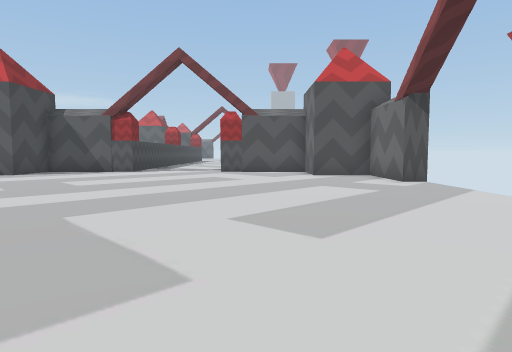
View 1 (above)

22 first-person views from a walk through a 3-D level made in the Unity game engine. The camera is 1.5 m above the floor, tilts 4° down and sees 75° across. The floor is counted in squares, 2 m on a side. Each view is taken from the middle of a square. On the plan, view 1 faces up. The plan holds only what a view shows up to about 11 squares ahead; the rest is blank. The place goes on beyond the plan. The player is left out.

View 2
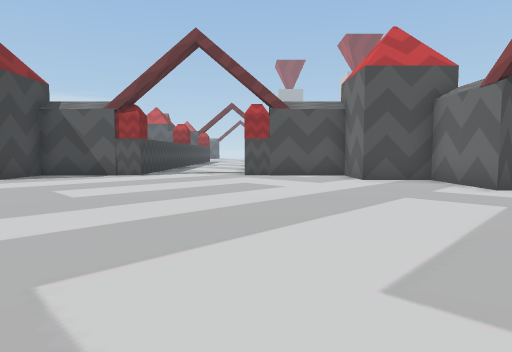

View 3
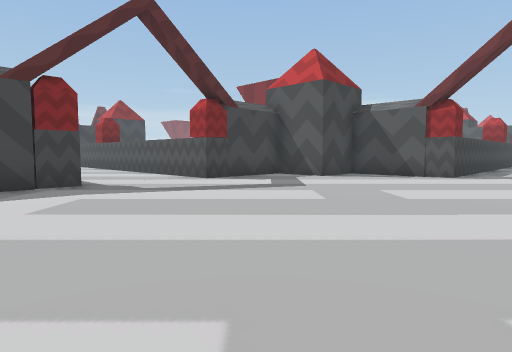

View 4
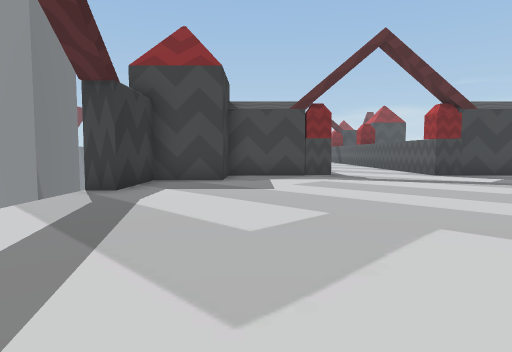

View 5
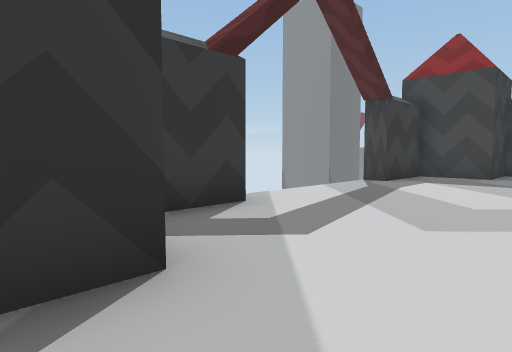

View 6
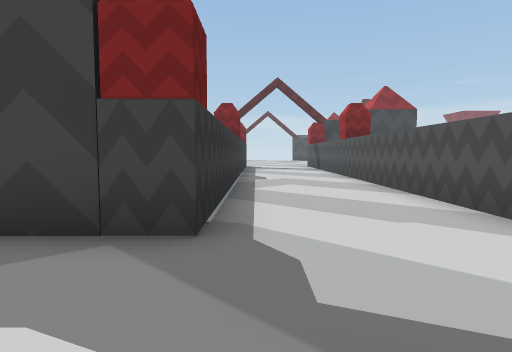

View 7
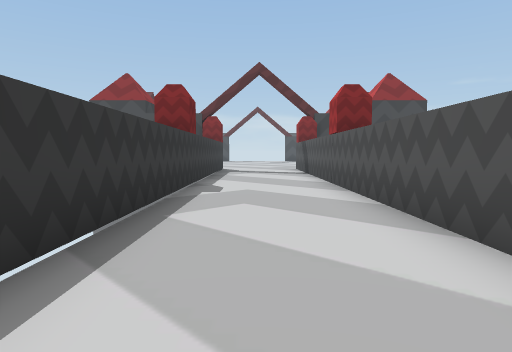

View 8
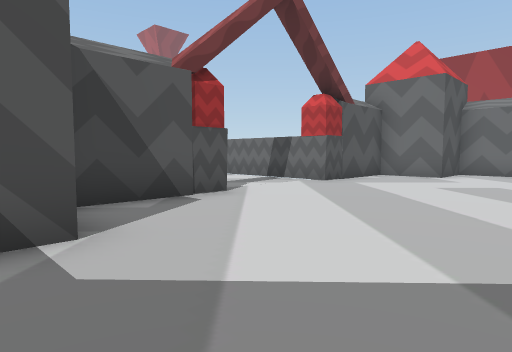

View 9
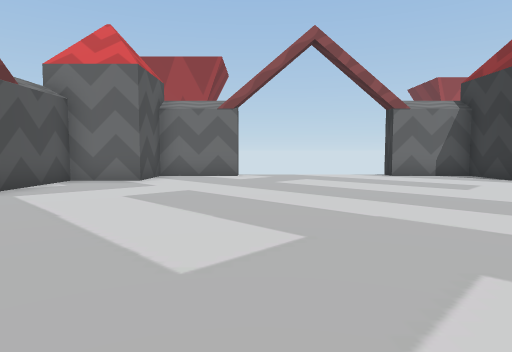

View 10
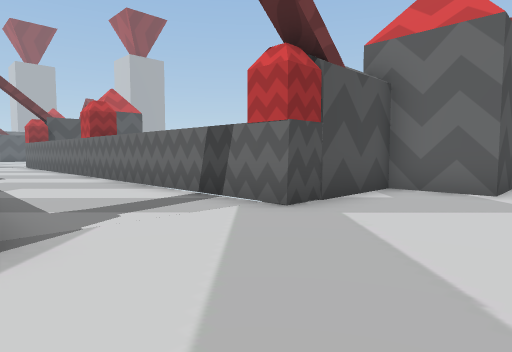

View 11
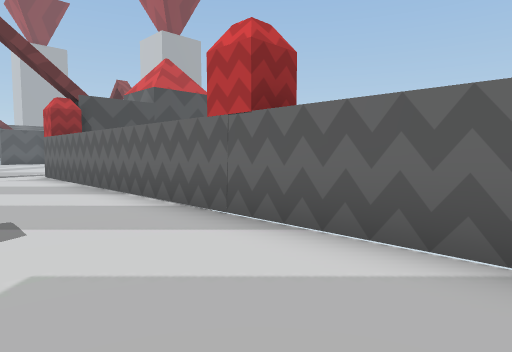

View 12
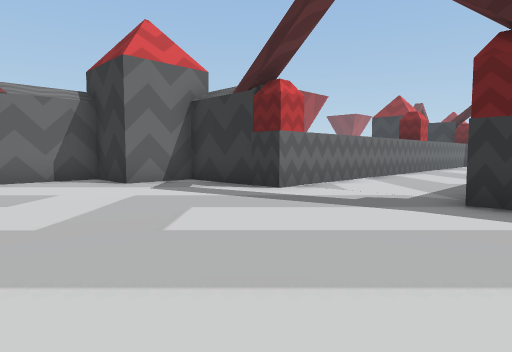

View 13
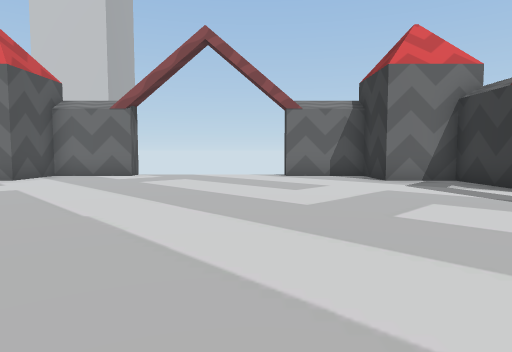

View 14
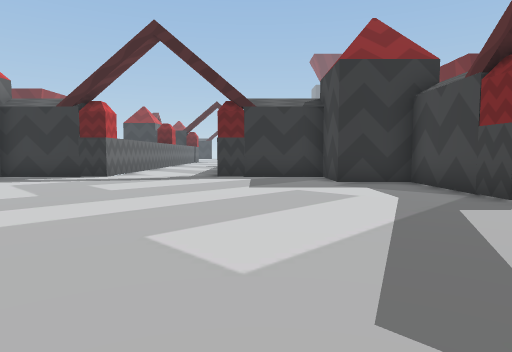

View 15
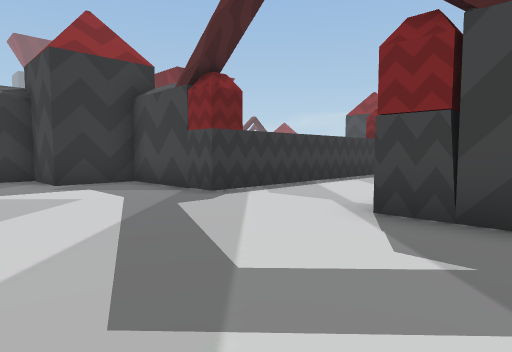

View 16
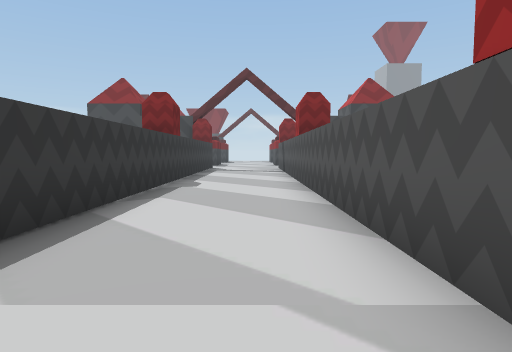

View 17
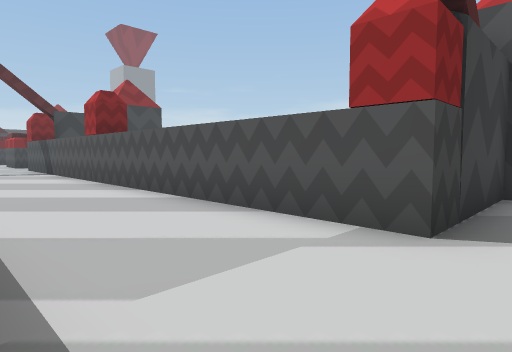

View 18
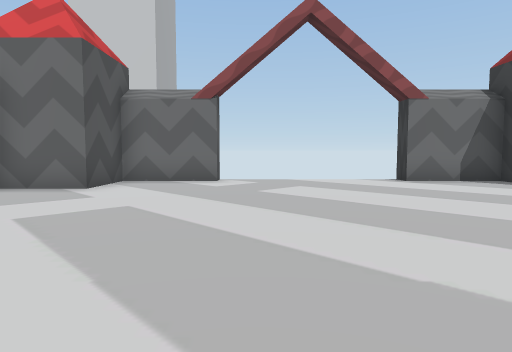

View 19
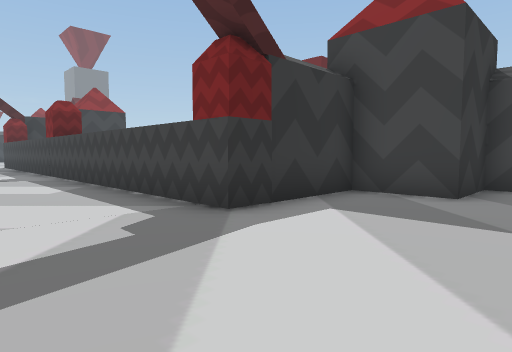

View 20
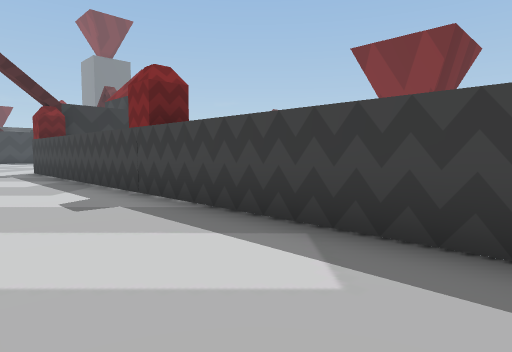

View 21
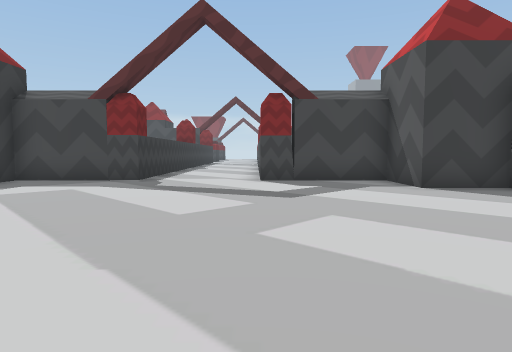

View 22
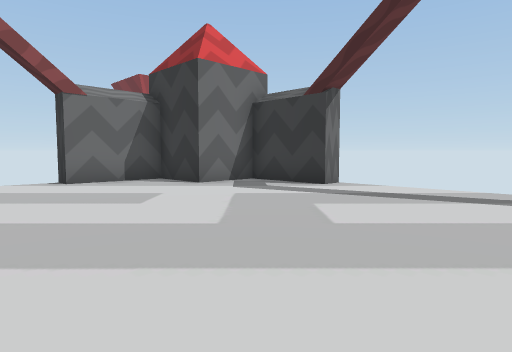

### Floor plan
Points are (right, up) in squares from view 1. A wall is a line through its corners. A room is listed if a view was taken in it or the views show most of it. See-through windows are left out.
Room 1 (views 1, 2, 3, 4, 5, 6, 7, 8, 9, 10, 22)
walls: (-9.9, 10.5) (-9.9, 7.9) (-19.5, 7.9); (-4.8, 13) (-8.1, 13) (-8.1, 11.1) (-8.6, 11.1); (-0.6, -1.5) (-0.6, -0.8) (1.9, -0.8) (1.9, 1.1) (3.8, 1.1) (3.8, 3.6) (4.5, 3.6); (4.5, 8.6) (3.8, 8.6) (3.8, 11.1) (1.9, 11.1) (1.9, 13) (-1.4, 13); (-19.5, 4.5) (-9.9, 4.5) (-9.9, 1.1) (-8.1, 1.1) (-8.1, -0.8) (-5.6, -0.8) (-5.6, -1.5)
ways out: opening at (-3, 13) to room 2
Room 2 (views 11, 12, 13, 14, 15, 16, 17, 18, 19, 20, 21)
walls: (4.4, 39) (3.8, 39) (3.8, 41.5); (-9.9, 41.5) (-9.9, 38.1) (-19.5, 38.1); (-19.5, 34.9) (-9.9, 34.9) (-9.9, 31.5) (-8.1, 31.5) (-8.1, 29.7) (-4.8, 29.7) (-4.8, 13); (-1.4, 13) (-1.4, 29.7) (1.9, 29.7) (1.9, 31.5) (3.8, 31.5) (3.8, 34) (4.5, 34)
ways out: opening at (-3, 13) to room 1

Where each view was taken, in squares from view 1:
view 1: 0 up, 0 right, facing up
view 2: 2 up, 1 left, facing up
view 3: 2 up, 2 left, facing up-left
view 4: 2 up, 1 right, facing left
view 5: 3 up, 3 right, facing down-left
view 6: 5 up, 7 left, facing left
view 7: 6 up, 10 left, facing left
view 8: 8 up, 9 left, facing up-right
view 9: 8 up, 7 left, facing right
view 10: 10 up, 5 left, facing up-right
view 11: 18 up, 4 left, facing up-right
view 12: 35 up, 6 left, facing down-right
view 13: 35 up, 7 left, facing right
view 14: 40 up, 6 left, facing down
view 15: 40 up, 6 left, facing down-left
view 16: 37 up, 9 left, facing left
view 17: 35 up, 9 left, facing up-left
view 18: 38 up, 5 left, facing right
view 19: 33 up, 2 left, facing down-left
view 20: 27 up, 2 left, facing down-left
view 21: 38 up, 1 left, facing left
view 22: 6 up, 5 left, facing down-right
